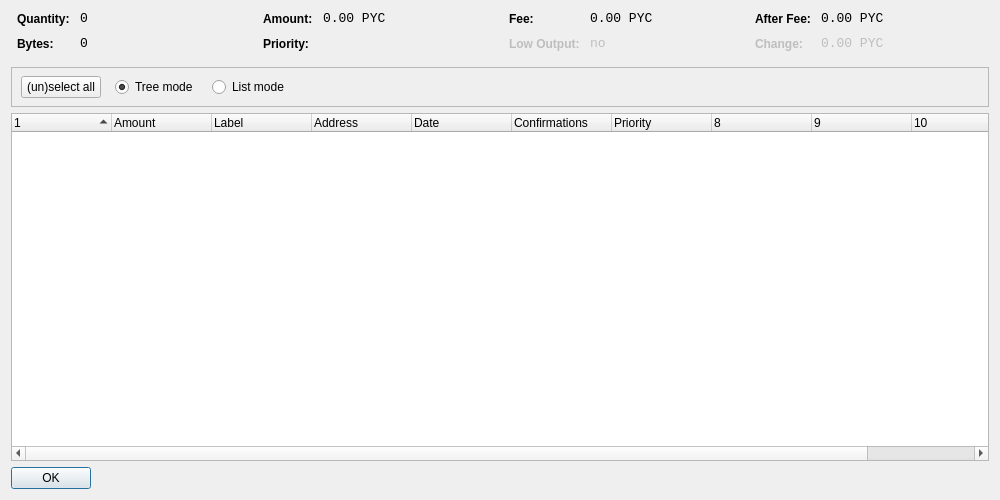
<?xml version="1.0" encoding="UTF-8"?>
<ui version="4.0">
 <class>CoinControlDialog</class>
 <widget class="QDialog" name="CoinControlDialog">
  <property name="geometry">
   <rect>
    <x>0</x>
    <y>0</y>
    <width>1000</width>
    <height>500</height>
   </rect>
  </property>
  <property name="windowTitle">
   <string>Coin Control</string>
  </property>
  <layout class="QVBoxLayout" name="verticalLayout">
   <item>
    <layout class="QHBoxLayout" name="horizontalLayoutTop" stretch="0,0,0,0">
     <property name="topMargin">
      <number>0</number>
     </property>
     <property name="bottomMargin">
      <number>10</number>
     </property>
     <item>
      <layout class="QFormLayout" name="formLayoutCoinControl1">
       <property name="horizontalSpacing">
        <number>10</number>
       </property>
       <property name="verticalSpacing">
        <number>10</number>
       </property>
       <property name="leftMargin">
        <number>6</number>
       </property>
       <property name="rightMargin">
        <number>6</number>
       </property>
       <item row="0" column="0">
        <widget class="QLabel" name="labelCoinControlQuantityText">
         <property name="styleSheet">
          <string notr="true">font-weight:bold;</string>
         </property>
         <property name="text">
          <string>Quantity:</string>
         </property>
        </widget>
       </item>
       <item row="0" column="1">
        <widget class="QLabel" name="labelCoinControlQuantity">
         <property name="font">
          <font>
           <family>Monospace</family>
           <pointsize>10</pointsize>
          </font>
         </property>
         <property name="cursor">
          <cursorShape>IBeamCursor</cursorShape>
         </property>
         <property name="contextMenuPolicy">
          <enum>Qt::ActionsContextMenu</enum>
         </property>
         <property name="text">
          <string notr="true">0</string>
         </property>
         <property name="textInteractionFlags">
          <set>Qt::LinksAccessibleByMouse|Qt::TextSelectableByKeyboard|Qt::TextSelectableByMouse</set>
         </property>
        </widget>
       </item>
       <item row="1" column="0">
        <widget class="QLabel" name="labelCoinControlBytesText">
         <property name="styleSheet">
          <string notr="true">font-weight:bold;</string>
         </property>
         <property name="text">
          <string>Bytes:</string>
         </property>
        </widget>
       </item>
       <item row="1" column="1">
        <widget class="QLabel" name="labelCoinControlBytes">
         <property name="font">
          <font>
           <family>Monospace</family>
           <pointsize>10</pointsize>
          </font>
         </property>
         <property name="cursor">
          <cursorShape>IBeamCursor</cursorShape>
         </property>
         <property name="contextMenuPolicy">
          <enum>Qt::ActionsContextMenu</enum>
         </property>
         <property name="text">
          <string notr="true">0</string>
         </property>
         <property name="textInteractionFlags">
          <set>Qt::LinksAccessibleByMouse|Qt::TextSelectableByKeyboard|Qt::TextSelectableByMouse</set>
         </property>
        </widget>
       </item>
      </layout>
     </item>
     <item>
      <layout class="QFormLayout" name="formLayoutCoinControl2">
       <property name="horizontalSpacing">
        <number>10</number>
       </property>
       <property name="verticalSpacing">
        <number>10</number>
       </property>
       <property name="leftMargin">
        <number>6</number>
       </property>
       <property name="rightMargin">
        <number>6</number>
       </property>
       <item row="0" column="0">
        <widget class="QLabel" name="labelCoinControlAmountText">
         <property name="styleSheet">
          <string notr="true">font-weight:bold;</string>
         </property>
         <property name="text">
          <string>Amount:</string>
         </property>
        </widget>
       </item>
       <item row="0" column="1">
        <widget class="QLabel" name="labelCoinControlAmount">
         <property name="font">
          <font>
           <family>Monospace</family>
           <pointsize>10</pointsize>
          </font>
         </property>
         <property name="cursor">
          <cursorShape>IBeamCursor</cursorShape>
         </property>
         <property name="contextMenuPolicy">
          <enum>Qt::ActionsContextMenu</enum>
         </property>
         <property name="text">
          <string notr="true">0.00 PYC</string>
         </property>
         <property name="textInteractionFlags">
          <set>Qt::LinksAccessibleByMouse|Qt::TextSelectableByKeyboard|Qt::TextSelectableByMouse</set>
         </property>
        </widget>
       </item>
       <item row="1" column="0">
        <widget class="QLabel" name="labelCoinControlPriorityText">
         <property name="styleSheet">
          <string notr="true">font-weight:bold;</string>
         </property>
         <property name="text">
          <string>Priority:</string>
         </property>
        </widget>
       </item>
       <item row="1" column="1">
        <widget class="QLabel" name="labelCoinControlPriority">
         <property name="font">
          <font>
           <family>Monospace</family>
           <pointsize>10</pointsize>
          </font>
         </property>
         <property name="cursor">
          <cursorShape>IBeamCursor</cursorShape>
         </property>
         <property name="contextMenuPolicy">
          <enum>Qt::ActionsContextMenu</enum>
         </property>
         <property name="text">
          <string/>
         </property>
         <property name="textInteractionFlags">
          <set>Qt::LinksAccessibleByMouse|Qt::TextSelectableByKeyboard|Qt::TextSelectableByMouse</set>
         </property>
        </widget>
       </item>
      </layout>
     </item>
     <item>
      <layout class="QFormLayout" name="formLayoutCoinControl3">
       <property name="horizontalSpacing">
        <number>10</number>
       </property>
       <property name="verticalSpacing">
        <number>10</number>
       </property>
       <property name="leftMargin">
        <number>6</number>
       </property>
       <property name="rightMargin">
        <number>6</number>
       </property>
       <item row="0" column="0">
        <widget class="QLabel" name="labelCoinControlFeeText">
         <property name="styleSheet">
          <string notr="true">font-weight:bold;</string>
         </property>
         <property name="text">
          <string>Fee:</string>
         </property>
        </widget>
       </item>
       <item row="0" column="1">
        <widget class="QLabel" name="labelCoinControlFee">
         <property name="font">
          <font>
           <family>Monospace</family>
           <pointsize>10</pointsize>
          </font>
         </property>
         <property name="cursor">
          <cursorShape>IBeamCursor</cursorShape>
         </property>
         <property name="contextMenuPolicy">
          <enum>Qt::ActionsContextMenu</enum>
         </property>
         <property name="text">
          <string notr="true">0.00 PYC</string>
         </property>
         <property name="textInteractionFlags">
          <set>Qt::LinksAccessibleByMouse|Qt::TextSelectableByKeyboard|Qt::TextSelectableByMouse</set>
         </property>
        </widget>
       </item>
       <item row="1" column="0">
        <widget class="QLabel" name="labelCoinControlLowOutputText">
         <property name="enabled">
          <bool>false</bool>
         </property>
         <property name="styleSheet">
          <string notr="true">font-weight:bold;</string>
         </property>
         <property name="text">
          <string>Low Output:</string>
         </property>
        </widget>
       </item>
       <item row="1" column="1">
        <widget class="QLabel" name="labelCoinControlLowOutput">
         <property name="enabled">
          <bool>false</bool>
         </property>
         <property name="font">
          <font>
           <family>Monospace</family>
           <pointsize>10</pointsize>
          </font>
         </property>
         <property name="cursor">
          <cursorShape>IBeamCursor</cursorShape>
         </property>
         <property name="contextMenuPolicy">
          <enum>Qt::ActionsContextMenu</enum>
         </property>
         <property name="text">
          <string notr="true">no</string>
         </property>
         <property name="textInteractionFlags">
          <set>Qt::LinksAccessibleByMouse|Qt::TextSelectableByKeyboard|Qt::TextSelectableByMouse</set>
         </property>
        </widget>
       </item>
      </layout>
     </item>
     <item>
      <layout class="QFormLayout" name="formLayoutCoinControl4">
       <property name="horizontalSpacing">
        <number>10</number>
       </property>
       <property name="verticalSpacing">
        <number>10</number>
       </property>
       <property name="leftMargin">
        <number>6</number>
       </property>
       <property name="rightMargin">
        <number>6</number>
       </property>
       <item row="0" column="0">
        <widget class="QLabel" name="labelCoinControlAfterFeeText">
         <property name="styleSheet">
          <string notr="true">font-weight:bold;</string>
         </property>
         <property name="text">
          <string>After Fee:</string>
         </property>
        </widget>
       </item>
       <item row="0" column="1">
        <widget class="QLabel" name="labelCoinControlAfterFee">
         <property name="font">
          <font>
           <family>Monospace</family>
           <pointsize>10</pointsize>
          </font>
         </property>
         <property name="cursor">
          <cursorShape>IBeamCursor</cursorShape>
         </property>
         <property name="contextMenuPolicy">
          <enum>Qt::ActionsContextMenu</enum>
         </property>
         <property name="text">
          <string notr="true">0.00 PYC</string>
         </property>
         <property name="textInteractionFlags">
          <set>Qt::LinksAccessibleByMouse|Qt::TextSelectableByKeyboard|Qt::TextSelectableByMouse</set>
         </property>
        </widget>
       </item>
       <item row="1" column="0">
        <widget class="QLabel" name="labelCoinControlChangeText">
         <property name="enabled">
          <bool>false</bool>
         </property>
         <property name="styleSheet">
          <string notr="true">font-weight:bold;</string>
         </property>
         <property name="text">
          <string>Change:</string>
         </property>
        </widget>
       </item>
       <item row="1" column="1">
        <widget class="QLabel" name="labelCoinControlChange">
         <property name="enabled">
          <bool>false</bool>
         </property>
         <property name="font">
          <font>
           <family>Monospace</family>
           <pointsize>10</pointsize>
          </font>
         </property>
         <property name="cursor">
          <cursorShape>IBeamCursor</cursorShape>
         </property>
         <property name="contextMenuPolicy">
          <enum>Qt::ActionsContextMenu</enum>
         </property>
         <property name="text">
          <string notr="true">0.00 PYC</string>
         </property>
         <property name="textInteractionFlags">
          <set>Qt::LinksAccessibleByMouse|Qt::TextSelectableByKeyboard|Qt::TextSelectableByMouse</set>
         </property>
        </widget>
       </item>
      </layout>
     </item>
    </layout>
   </item>
   <item>
    <widget class="QFrame" name="frame">
     <property name="minimumSize">
      <size>
       <width>0</width>
       <height>40</height>
      </size>
     </property>
     <property name="frameShape">
      <enum>QFrame::StyledPanel</enum>
     </property>
     <property name="frameShadow">
      <enum>QFrame::Sunken</enum>
     </property>
     <widget class="QWidget" name="horizontalLayoutWidget">
      <property name="geometry">
       <rect>
        <x>10</x>
        <y>0</y>
        <width>781</width>
        <height>41</height>
       </rect>
      </property>
      <layout class="QHBoxLayout" name="horizontalLayoutPanel" stretch="0,0,0,0,0">
       <property name="spacing">
        <number>14</number>
       </property>
       <item>
        <widget class="QPushButton" name="pushButtonSelectAll">
         <property name="sizePolicy">
          <sizepolicy hsizetype="Maximum" vsizetype="Fixed">
           <horstretch>0</horstretch>
           <verstretch>0</verstretch>
          </sizepolicy>
         </property>
         <property name="text">
          <string>(un)select all</string>
         </property>
        </widget>
       </item>
       <item>
        <widget class="QRadioButton" name="radioTreeMode">
         <property name="sizePolicy">
          <sizepolicy hsizetype="Maximum" vsizetype="Fixed">
           <horstretch>0</horstretch>
           <verstretch>0</verstretch>
          </sizepolicy>
         </property>
         <property name="text">
          <string>Tree mode</string>
         </property>
         <property name="checked">
          <bool>true</bool>
         </property>
        </widget>
       </item>
       <item>
        <widget class="QRadioButton" name="radioListMode">
         <property name="sizePolicy">
          <sizepolicy hsizetype="Maximum" vsizetype="Fixed">
           <horstretch>0</horstretch>
           <verstretch>0</verstretch>
          </sizepolicy>
         </property>
         <property name="text">
          <string>List mode</string>
         </property>
        </widget>
       </item>
       <item>
        <spacer name="horizontalSpacer">
         <property name="orientation">
          <enum>Qt::Horizontal</enum>
         </property>
         <property name="sizeHint" stdset="0">
          <size>
           <width>40</width>
           <height>20</height>
          </size>
         </property>
        </spacer>
       </item>
      </layout>
     </widget>
    </widget>
   </item>
   <item>
    <widget class="CoinControlTreeWidget" name="treeWidget">
     <property name="contextMenuPolicy">
      <enum>Qt::CustomContextMenu</enum>
     </property>
     <property name="sortingEnabled">
      <bool>false</bool>
     </property>
     <property name="columnCount">
      <number>11</number>
     </property>
     <attribute name="headerShowSortIndicator" stdset="0">
      <bool>true</bool>
     </attribute>
     <attribute name="headerStretchLastSection">
      <bool>false</bool>
     </attribute>
     <column>
      <property name="text">
       <string/>
      </property>
     </column>
     <column>
      <property name="text">
       <string>Amount</string>
      </property>
     </column>
     <column>
      <property name="text">
       <string>Label</string>
      </property>
     </column>
     <column>
      <property name="text">
       <string>Address</string>
      </property>
     </column>
     <column>
      <property name="text">
       <string>Date</string>
      </property>
     </column>
     <column>
      <property name="text">
       <string>Confirmations</string>
      </property>
      <property name="toolTip">
       <string>Confirmed</string>
      </property>
     </column>
     <column>
      <property name="text">
       <string>Priority</string>
      </property>
     </column>
     <column>
      <property name="text">
       <string/>
      </property>
     </column>
     <column>
      <property name="text">
       <string/>
      </property>
     </column>
     <column>
      <property name="text">
       <string/>
      </property>
     </column>
     <column>
      <property name="text">
       <string/>
      </property>
     </column>
    </widget>
   </item>
   <item>
    <widget class="QDialogButtonBox" name="buttonBox">
     <property name="sizePolicy">
      <sizepolicy hsizetype="Maximum" vsizetype="Fixed">
       <horstretch>0</horstretch>
       <verstretch>0</verstretch>
      </sizepolicy>
     </property>
     <property name="orientation">
      <enum>Qt::Horizontal</enum>
     </property>
     <property name="standardButtons">
      <set>QDialogButtonBox::Ok</set>
     </property>
    </widget>
   </item>
  </layout>
 </widget>
 <customwidgets>
  <customwidget>
   <class>CoinControlTreeWidget</class>
   <extends>QTreeWidget</extends>
   <header>coincontroltreewidget.h</header>
  </customwidget>
 </customwidgets>
 <resources/>
 <connections/>
</ui>
